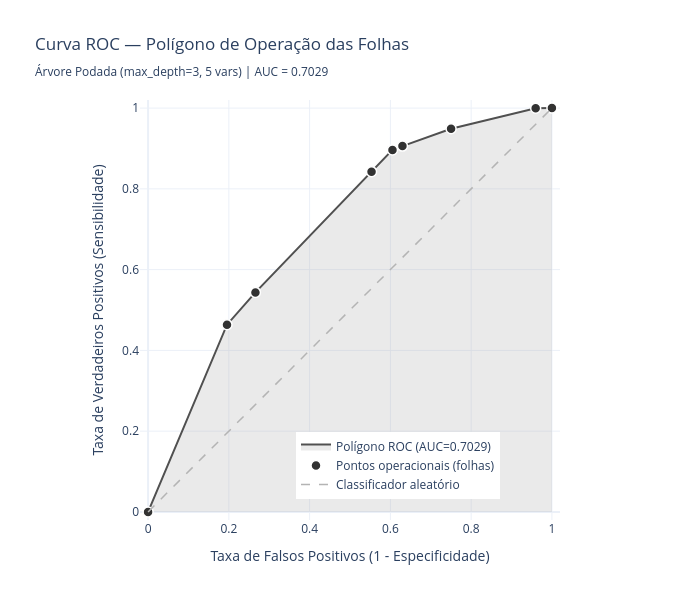

This figure's notebook cell:
### Code cell
# Escolher a profundidade com maior AUC no teste (critério mais robusto que acurácia)
melhor_depth = df_poda.loc[df_poda['auc'].idxmax(), 'max_depth']
print(f"Melhor profundidade (maior AUC no teste): {melhor_depth}")
# Definindo o melhor deepth manualmente
melhor_depth = 3

dt_podada = DecisionTreeClassifier(
    criterion='gini',
    max_depth=melhor_depth,
    random_state=SEED
)
dt_podada.fit(X_train_sel, y_train)

metricas_podada = avaliar_modelo(
    f'Árvore Podada (max_depth={melhor_depth}, {len(VARS_SELECIONADAS)} vars)',
    dt_podada, X_train_sel, y_train, X_test_sel, y_test
)

# Importância na árvore podada
#imp_podada = plot_importancias(
#    dt_podada, VARS_SELECIONADAS,
#    f'Importância das variáveis — Árvore Podada (max_depth={melhor_depth})'
#)

### Figure 1 — Plotly figure (JSON) as saved in the notebook; plotly's stock layout.template omitted (floating-point values rounded to 4 significant figures)
{"data": [{"fill": "tozeroy", "fillcolor": "rgba(150, 150, 150, 0.2)", "hoverinfo": "skip", "line": {"color": "rgb(80, 80, 80)", "width": 2}, "mode": "lines", "name": "Polígono ROC (AUC=0.7029)", "type": "scatter", "x": [0, 0.1954, 0.2659, 0.5534, 0.6052, 0.6299, 0.7503, 0.9598, 1], "y": [0, 0.4637, 0.5435, 0.8425, 0.8964, 0.9058, 0.9488, 0.9998, 1]}, {"hoverinfo": "text", "hovertext": ["Origem (0,0)", "Folha #4<br>Regras: Percent_Days_Employed ≤ 0.48<br>Age_at_Release ≤ 5.5<br>Prior_Arrest_Episodes_Felony > 2.5<br>n=2714 | Reincidência=76.4%<br>Gini=0.3499", "Folha #3<br>Regras: Percent_Days_Employed ≤ 0.48<br>Age_at_Release ≤ 5.5<br>Prior_Arrest_Episodes_Felony ≤ 2.5<br>n=588 | Reincidência=60.7%<br>Gini=0.4842", "Folha #14<br>Regras: Percent_Days_Employed > 0.48<br>Jobs_Per_Year > 0.66<br>Prior_Arrest_Episodes_Felony > 2.5<br>n=2280 | Reincidência=58.6%<br>Gini=0.4878", "Folha #7<br>Regras: Percent_Days_Employed ≤ 0.48<br>Age_at_Release > 5.5<br>Prior_Arrest_Episodes_Felony > 4.5<br>n=411 | Reincidência=58.6%<br>Gini=0.484", "Folha #6<br>Regras: Percent_Days_Employed ≤ 0.48<br>Age_at_Release > 5.5<br>Prior_Arrest_Episodes_Felony ≤ 4.5<br>n=123 | Reincidência=34.1%<br>Gini=0.3925", "Folha #13<br>Regras: Percent_Days_Employed > 0.48<br>Jobs_Per_Year > 0.66<br>Prior_Arrest_Episodes_Felony ≤ 2.5<br>n=587 | Reincidência=32.7%<br>Gini=0.4593", "Folha #11<br>Regras: Percent_Days_Employed > 0.48<br>Jobs_Per_Year ≤ 0.66<br>Percent_Days_Employed > 0.48<br>n=915 | Reincidência=24.9%<br>Gini=0.3825", "Folha #10<br>Regras: Percent_Days_Employed > 0.48<br>Jobs_Per_Year ≤ 0.66<br>Percent_Days_Employed ≤ 0.48<br>n=133 | Reincidência=0.8%<br>Gini=0.0"], "marker": {"color": "rgb(50, 50, 50)", "line": {"color": "white", "width": 1.5}, "size": 10}, "mode": "markers", "name": "Pontos operacionais (folhas)", "type": "scatter", "x": [0, 0.1954, 0.2659, 0.5534, 0.6052, 0.6299, 0.7503, 0.9598, 1], "y": [0, 0.4637, 0.5435, 0.8425, 0.8964, 0.9058, 0.9488, 0.9998, 1]}, {"hoverinfo": "skip", "line": {"color": "rgb(180, 180, 180)", "dash": "dash", "width": 1.5}, "mode": "lines", "name": "Classificador aleatório", "type": "scatter", "x": [0, 1], "y": [0, 1]}], "layout": {"height": 600, "hoverlabel": {"bgcolor": "white", "font": {"size": 11}}, "legend": {"x": 0.4, "y": 0.05}, "title": {"text": "Curva ROC — Polígono de Operação das Folhas<br><sub>Árvore Podada (max_depth=3, 5 vars) | AUC = 0.7029</sub>"}, "width": 700, "xaxis": {"constrain": "domain", "range": [-0.02, 1.02], "title": {"text": "Taxa de Falsos Positivos (1 - Especificidade)"}}, "yaxis": {"range": [-0.02, 1.02], "scaleanchor": "x", "title": {"text": "Taxa de Verdadeiros Positivos (Sensibilidade)"}}}}
